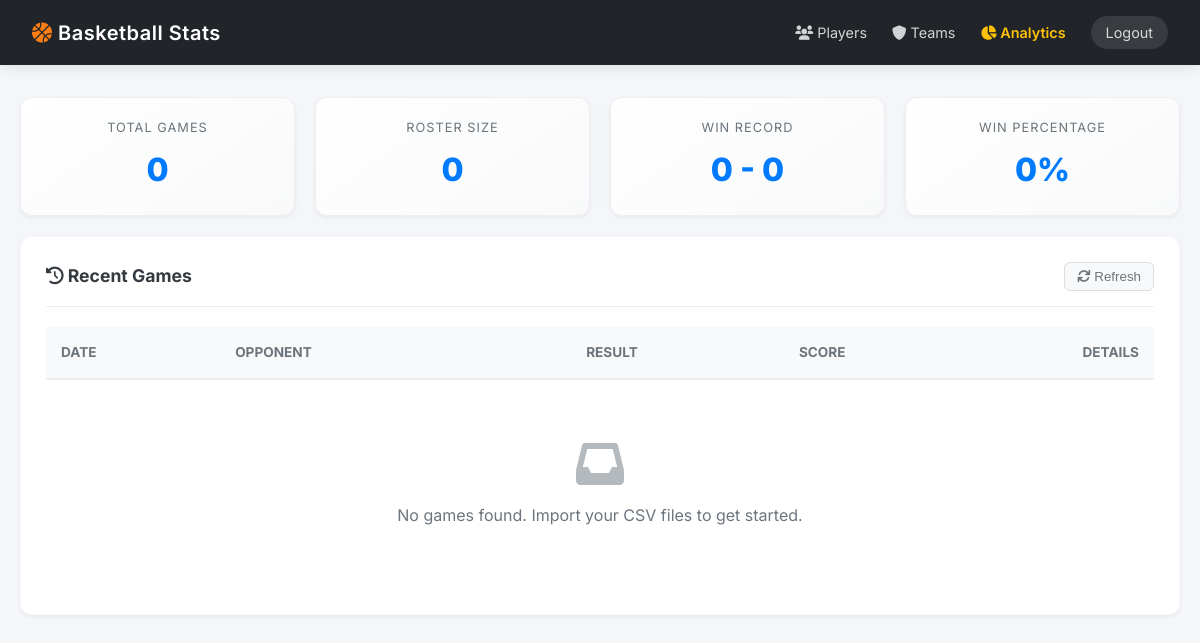
Before: /teams/Bareggio (signed in) with the older database file.
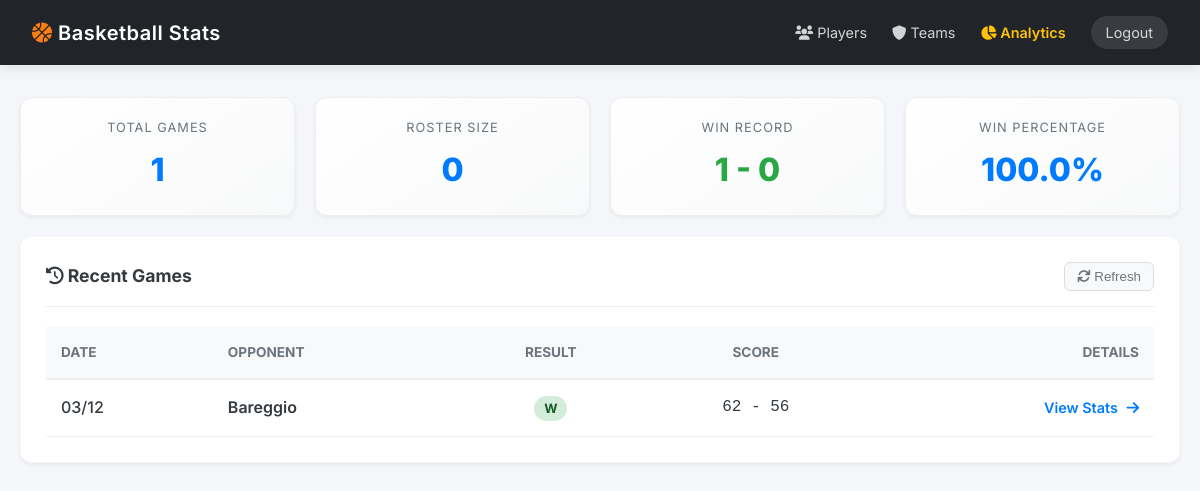
After: the same page with the newer database file.
### core/models.py (models this page shows)
class Game(db.Model):
    __tablename__ = "games"
    id = db.Column(db.Integer, primary_key=True)
    date = db.Column(db.String(10), nullable=False)
    opponent = db.Column(db.String(100), nullable=False)
    team_score = db.Column(db.Integer, nullable=False)
    opponent_score = db.Column(db.Integer, nullable=False)
    result = db.Column(db.String(1), nullable=False)
    game_type = db.Column(db.String(20), nullable=False)
    sort_date = db.Column(db.String(10), nullable=False)
    @property
    def score_display(self):
        return f"{self.team_score} - {self.opponent_score}"

### web/routes/main.py (the view)
@main_bp.route("/teams/<opponent_name>")
@login_required
def opponent_games(opponent_name):
    games = (
        Game.query.filter_by(opponent=opponent_name)
        .order_by(Game.sort_date.desc())
        .all()
    )
    wins = sum(1 for g in games if g.result == "W")
    losses = len(games) - wins
    return render_template(
        "index.html",
        games=games,
        stats={"games": len(games), "players": 0, "wins": wins, "losses": losses},
    )

### web/__init__.py (called while the page is built)
def create_app(config_name: str = None) -> Flask:
    app = Flask(__name__)
    config = get_config(config_name)
    app.config.from_object(config)
    setup_logging(app, config)
    db.init_app(app)
    bcrypt.init_app(app)
    csrf.init_app(app)
    cache.init_app(app)
    limiter.init_app(app)
    login_manager.init_app(app)
    login_manager.login_view = "auth.login"
    login_manager.login_message = "Please log in to access this page."
    login_manager.login_message_category = "info"
    @login_manager.user_loader
    def load_user(user_id):
        return User.query.get(int(user_id))
    register_blueprints(app)
    return app

### web/templates/index.html (shortened to what this page needs)
<!doctype html>
<html lang="en">
    <head>
        <link
            rel="stylesheet"
            href="{{ url_for('static', filename='css/style.css') }}"
        />
        <link
            rel="stylesheet"
            href="https://cdnjs.cloudflare.com/ajax/libs/font-awesome/6.0.0/css/all.min.css"
        />
    </head>
    <body>
        <div class="header">
            <h1>
                <i class="fas fa-basketball-ball" style="color: #fd7e14"></i>
                Basketball Stats
            </h1>
            <div style="display: flex; gap: 25px; align-items: center">
                <a href="{{ url_for('main.players') }}"
                    ><i class="fas fa-users"></i> Players</a
                >
                <a href="{{ url_for('main.teams') }}"
                    ><i class="fas fa-shield-alt"></i> Teams</a
                >
                <a
                    href="{{ url_for('analytics.dashboard') }}"
                    style="color: #ffc107; font-weight: 600"
                    ><i class="fas fa-chart-pie"></i> Analytics</a
                >
                <a
                    href="{{ url_for('auth.logout') }}"
                    style="
                        background: rgba(255, 255, 255, 0.1);
                        padding: 5px 15px;
                        border-radius: 20px;
                    "
                    >Logout</a
                >
            </div>
        </div>
        <div class="container">
            <div class="metrics-row">
                <div class="metric-card">
                    <div class="label">Total Games</div>
                    <div class="value">{{ stats.games }}</div>
                </div>
                <div class="metric-card">
                    <div class="label">Roster Size</div>
                    <div class="value">{{ stats.players }}</div>
                </div>
                <div class="metric-card">
                    <div class="label">Win Record</div>
                    <div
                        class="value"
                        style="color: {{ 'var(--success)' if stats.wins > stats.losses else 'var(--primary)' }}"
                    >
                        {{ stats.wins }} - {{ stats.losses }}
                    </div>
                </div>
                <div class="metric-card">
                    <div class="label">Win Percentage</div>
                    <div class="value">
                        {% if stats.games > 0 %} {{ (stats.wins / stats.games *
                        100)|round(1) }}% {% else %} 0% {% endif %}
                    </div>
                </div>
            </div>
            <div class="panel">
                <div class="panel-header">
                    <h3><i class="fas fa-history"></i> Recent Games</h3>
                    <button
                        onclick="window.location.reload()"
                        style="
                            background: #f8f9fa;
                            border: 1px solid #ddd;
                            padding: 6px 12px;
                            border-radius: 6px;
                            cursor: pointer;
                            color: var(--text-muted);
                        "
                    >
                        <i class="fas fa-sync"></i> Refresh
                    </button>
                </div>
                <div style="overflow-x: auto">
                    <table style="width: 100%; border-collapse: collapse">
                        <thead>
                            <tr
                                style="
                                    background: #f8f9fa;
                                    border-bottom: 2px solid #eee;
                                "
                            >
                                <th
                                    style="
                                        padding: 15px;
                                        text-align: left;
                                        color: var(--text-muted);
                                        font-size: 0.85rem;
                                        text-transform: uppercase;
                                    "
                                >
                                    Date
                                </th>
                                <th
                                    style="
                                        padding: 15px;
                                        text-align: left;
                                        color: var(--text-muted);
                                        font-size: 0.85rem;
                                        text-transform: uppercase;
                                    "
                                >
                                    Opponent
                                </th>
                                <th
                                    style="
                                        padding: 15px;
                                        text-align: center;
                                        color: var(--text-muted);
                                        font-size: 0.85rem;
                                        text-transform: uppercase;
                                    "
                                >
                                    Result
                                </th>
                                <th
                                    style="
                                        padding: 15px;
                                        text-align: center;
                                        color: var(--text-muted);
                                        font-size: 0.85rem;
                                        text-transform: uppercase;
                                    "
                                >
                                    Score
                                </th>
                                <th
                                    style="
                                        padding: 15px;
                                        text-align: right;
                                        color: var(--text-muted);
                                        font-size: 0.85rem;
                                        text-transform: uppercase;
                                    "
                                >
                                    Details
                                </th>
                            </tr>
                        </thead>
                        <tbody>
                            {% for game in games %}
                            <tr
                                style="
                                    border-bottom: 1px solid #f1f1f1;
                                    transition: background 0.2s;
                                "
                            >
                                <td style="padding: 15px; font-weight: 500">
                                    {{ game.date }}
                                </td>
                                <td
                                    style="
                                        padding: 15px;
                                        font-weight: 600;
                                        color: var(--text-main);
                                    "
                                >
                                    {{ game.opponent }}
                                </td>
                                <td style="padding: 15px; text-align: center">
                                    <span
                                        style="padding: 5px 10px; border-radius: 20px; font-size: 0.8rem; font-weight: 700;
                                      background: {{ '#d4edda' if game.result == 'W' else '#f8d7da' }};
                                      color: {{ '#155724' if game.result == 'W' else '#721c24' }};"
                                    >
                                        {{ game.result }}
                                    </span>
                                </td>
                                <td
                                    style="
                                        padding: 15px;
                                        text-align: center;
                                        font-family: monospace;
                                        font-size: 1rem;
                                    "
                                >
                                    {{ game.score_display }}
                                </td>
                                <td style="padding: 15px; text-align: right">
                                    <a
                                        href="{{ url_for('main.game_detail', game_id=game.id) }}"
                                        style="
                                            color: var(--primary);
                                            text-decoration: none;
                                            font-weight: 600;
                                            font-size: 0.9rem;
                                        "
                                    >
                                        View Stats
                                        <i
                                            class="fas fa-arrow-right"
                                            style="margin-left: 5px"
                                        ></i>
                                    </a>
                                </td>
                            </tr>
                            {% endfor %}
                        </tbody>
                    </table>
                </div>
                {% if not games %}
                <div
                    style="
                        text-align: center;
                        padding: 60px;
                        color: var(--text-muted);
                    "
                >
                    <i
                        class="fas fa-inbox"
                        style="
                            font-size: 48px;
                            margin-bottom: 15px;
                            opacity: 0.5;
                        "
                    ></i>
                    <p>No games found. Import your CSV files to get started.</p>
                </div>
                {% endif %}
            </div>
        </div>
    </body>
</html>

### web/static/css/style.css (style rules this page uses)
:root { --primary: #007bff; --primary-dark: #0056b3; --secondary: #6c757d; --success: #28a745; --bg-body: #f4f6f9; --bg-card: #ffffff; --text-main: #343a40; --text-muted: #6c757d; --border-radius: 12px; --shadow-sm: 0 2px 4px rgba(0, 0, 0, 0.05); --shadow-md: 0 4px 12px rgba(0, 0, 0, 0.08); }
* { box-sizing: border-box; margin: 0; padding: 0; }
body { font-family: "Inter", -apple-system, BlinkMacSystemFont, "Segoe UI", Roboto, sans-serif; background-color: var(--bg-body); color: var(--text-main); line-height: 1.6; padding-bottom: 40px; }
.header { background: #212529; color: white; padding: 1rem 2rem; display: flex; justify-content: space-between; align-items: center; box-shadow: var(--shadow-md); position: sticky; top: 0; z-index: 1000; }
.header h1 { font-size: 1.25rem; font-weight: 600; letter-spacing: 0.5px; }
.header a { color: rgba(255, 255, 255, 0.8); text-decoration: none; font-size: 0.9rem; transition: 0.2s; }
.container { max-width: 1400px; margin: 2rem auto; padding: 0 20px; }
.panel { background: var(--bg-card); padding: 25px; border-radius: var(--border-radius); box-shadow: var(--shadow-sm); margin-bottom: 25px; border: 1px solid rgba(0, 0, 0, 0.03); }
.panel-header { display: flex; justify-content: space-between; align-items: center; margin-bottom: 20px; border-bottom: 1px solid #eee; padding-bottom: 15px; }
.panel h3 { font-size: 1.1rem; color: var(--text-main); font-weight: 700; margin: 0; }
.metrics-row { display: flex; gap: 20px; margin-bottom: 20px; }
.metric-card { flex: 1; background: linear-gradient(145deg, #ffffff, #f8f9fa); padding: 20px; border-radius: var(--border-radius); text-align: center; border: 1px solid #eee; box-shadow: var(--shadow-sm); }
.metric-card .label { font-size: 0.8rem; text-transform: uppercase; letter-spacing: 1px; color: var(--text-muted); margin-bottom: 5px; }
.metric-card .value { font-size: 2rem; font-weight: 800; color: var(--primary); }

Changed rows visible on the page:
now on this page (row edited): Game: date "03/12", opponent "Bareggio", result "W", score_display "62 - 56"
Other visible differences:
{{ stats.games }}: "0" → "1"
{{ stats.wins }}: "0" → "1"
{{ (stats.wins / stats.games *
                        100)|round(1) }}: (not shown) → "100.0"
text no longer shown: "0% No games found. Import your CSV files to get started."
